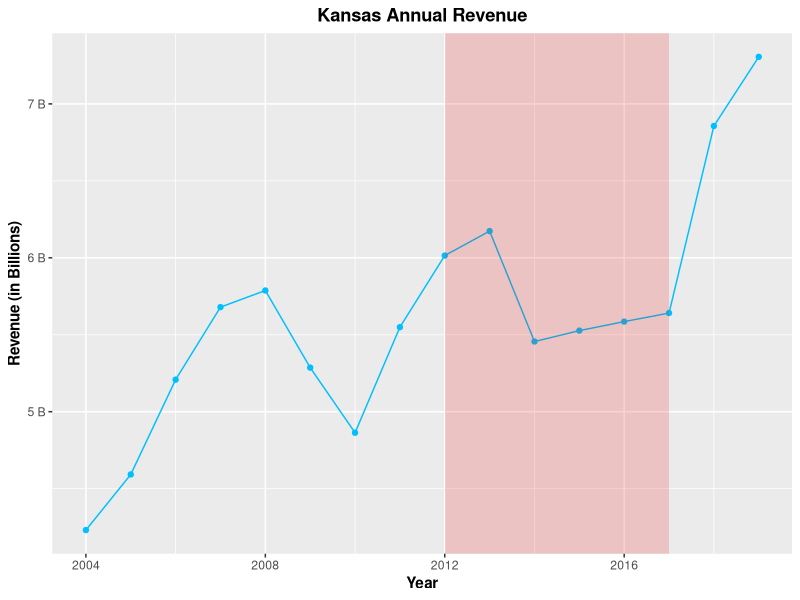
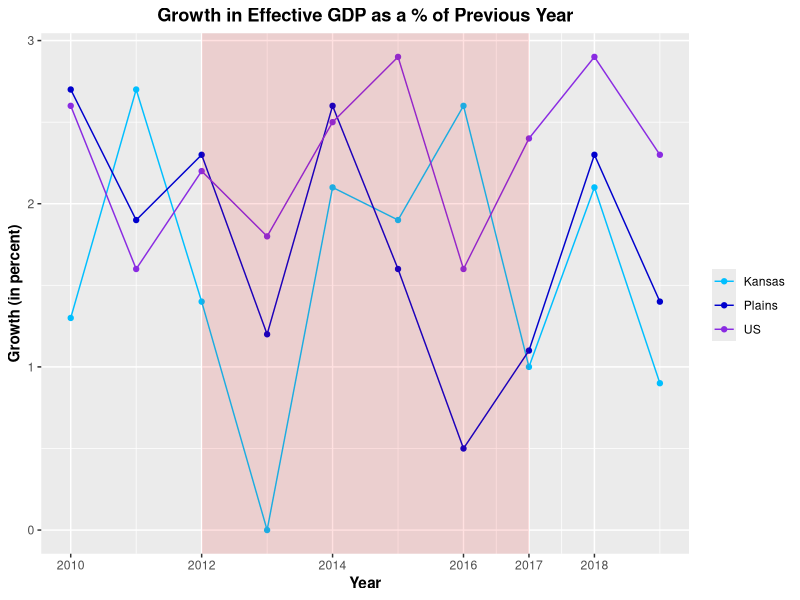
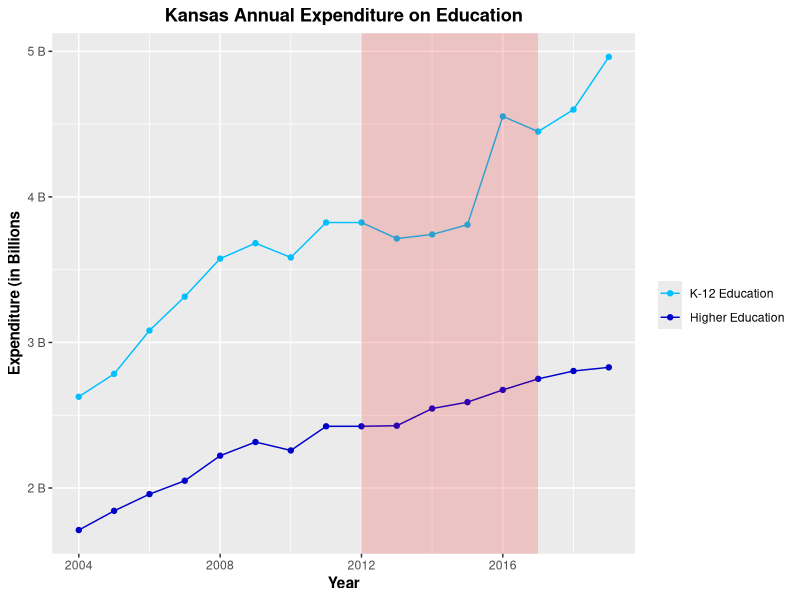

These charts were generated, in order, by the following R code:
library(ggplot2)

## Did Revenues decrease?
## Data manually drawn from https://www.ksrevenue.org/prannualreport.html
Krev <- data.frame(year = c(2004:2019),
                   revenue = c(4230820531, 4592296690, 5208190254, 5679536893, 5787650186, 5286354279, 4863319786, 5549205598, 6014616578, 6173763811, 5456042771, 5526841954, 5585492934, 5640971391, 6856525504, 7305556920)
)

Revplot <- ggplot(data = Krev, aes(x = year, y = revenue)) +
    geom_line(color = "deepskyblue1") +
    geom_point(color = "deepskyblue1") +
    ggtitle("Kansas Annual Revenue") +
    ylab("Revenue (in Billions)") +
    xlab("Year") +
    theme(
        plot.title = element_text(face = "bold", hjust = 0.5),
        axis.title.y = element_text(face = "bold"),
        axis.title.x = element_text(face = "bold")
        ) +
    geom_rect(aes(xmin = 2012, xmax = 2017, ymin = -Inf, ymax = Inf),
              fill = "red",
              alpha = 0.01,
              inherit.aes = FALSE
    ) +
    scale_y_continuous(labels = paste(4:8, "B"),
                        breaks = 10^9 * 4:8)

ggsave("Revplot.png", Revplot, device = "png")
## Plotting this shows a drop in 2012 when the cuts were implemented, and a sharp rise after 2016 when they were rolled back.

## Did the economy grow slower than neighboring states and the US?
## Data table generated at https://www.bea.gov/data/gdp/gdp-state
GDPgrowth <- read.csv("GDPGrowth.csv")
KGDP <- t(GDPgrowth[GDPgrowth$GeoName == "Kansas", 3:ncol(GDPgrowth)])
PGDP <- t(GDPgrowth[GDPgrowth$GeoName == "Plains", 3:ncol(GDPgrowth)])
USGDP <- t(GDPgrowth[GDPgrowth$GeoName == "United States", 3:ncol(GDPgrowth)])
GDP <- cbind(USGDP, PGDP, KGDP, c(1998:2019))
colnames(GDP) <- c("US", "Plains", "Kansas", "Year")
rownames(GDP) <- NULL
GDP <- as.data.frame(GDP)
GDP <- GDP[GDP$Year >= 2010, ]


GDPplot <- ggplot(data = GDP, aes(x = Year)) +
    geom_line(aes(y = Kansas, color = "Kansas")) +
    geom_line(aes(y = Plains, color = "Plains")) +
    geom_line(aes(y = US, color = "US")) +
    geom_point(aes(y = Kansas, color = "Kansas")) +
    geom_point(aes(y = Plains, color = "Plains")) +
    geom_point(aes(y = US, color = "US")) +
    ggtitle("Growth in Effective GDP as a % of Previous Year") +
    ylab("Growth (in percent)") +
    xlab("Year") +
    theme(
        plot.title = element_text(face = "bold", hjust = 0.5),
        axis.title.y = element_text(face = "bold"),
        axis.title.x = element_text(face = "bold")
    ) +
    geom_rect(aes(xmin = 2012, xmax = 2017, ymin = -Inf, ymax = Inf),
              fill = "red",
              alpha = 0.01,
              inherit.aes = FALSE
    ) +
    scale_x_continuous(breaks = c(2010, 2012, 2014, 2016, 2017, 2018)) +
    scale_colour_manual("", 
                        breaks = c("Kansas", "Plains", "US"),
                        values = c("deepskyblue1", "mediumblue", "blueviolet"))
ggsave("GDPplot.png", GDPplot, device = "png")
## This plot does not suggest that GDP Growth was substantially affected by the Kansas Experiment


## Did bond rating decrease?
## S&P Rating changed in 2014 https://www.spglobal.com/ratings/en/research/articles/190319-history-of-u-s-state-ratings-2185306 and has not gone back up yet
## This article explains that it was because of the imbalanced budget :https://www.kansas.com/news/politics-government/article91961917.html#adnrb=900000

## Did they cut education spending?
## Data manually drawn from https://www.nasbo.org/reports-data/state-expenditure-report/state-expenditure-archives
Keduc <- data.frame(year = (2004:2019),
                    K12 = c(2627, 2784, 3082, 3315, 3576, 3682, 3584, 3824, 3824, 3714, 3742, 3809, 4553, 4449, 4600, 4962),
                    Higher = c(1711, 1843, 1958, 2050, 2222, 2316, 2258, 2424, 2424, 2428, 2546, 2590, 2674, 2750, 2804, 2829)
)
Keduc <- cbind(Keduc, total = rowSums(Keduc[ ,c("Higher", "K12")]))


Educplot <- ggplot(data = Keduc, aes(x = year)) +
    geom_line(aes(y = K12, color = "K-12 Education")) +
    geom_line(aes(y = Higher, color = "Higher Education")) +
    geom_point(aes(y = K12, color = "K-12 Education")) +
    geom_point(aes(y = Higher, color = "Higher Education")) +
    ggtitle("Kansas Annual Expenditure on Education") +
    ylab("Expenditure (in Billions") +
    xlab("Year") +
    theme(
        plot.title = element_text(face = "bold", hjust = 0.5),
        axis.title.y = element_text(face = "bold"),
        axis.title.x = element_text(face = "bold")
    ) +
    geom_rect(aes(xmin = 2012, xmax = 2017, ymin = -Inf, ymax = Inf),
              fill = "red",
              alpha = 0.01,
              inherit.aes = FALSE
    ) +
    scale_y_continuous(labels = paste(1:8, "B"),
                       breaks = 10^3 * 1:8) +
    scale_colour_manual("", 
                        breaks = c("K-12 Education", "Higher Education"),
                        values = c("deepskyblue1", "mediumblue"))
ggsave("Educplot.png", Educplot, device = "png")
## These plots do not suggest that there was a substantial effect of the tax cuts on education expenditures

## Did they cut infrastructure spending?
## 